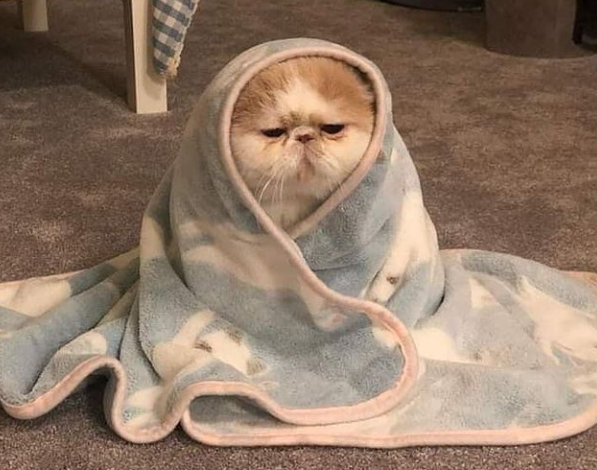
#> input picture lab_02/images_lab/cobija.PNG, 597 x 470 px, found by its file name
$ jupyter execute --allow-errors lab2_LZ.ipynb   (shell and % lines are left out)
#> lines starting #> are read from the running program, lines starting #| are printed output that depends on the picture
<h1><center>Laboratorio 2: Imagenes 📷</center></h1>

<center><strong>MDS7202: Laboratorio de Programación Científica para Ciencia de Datos</strong></center>

### Cuerpo Docente:

- Profesor: Pablo Badilla
- Auxiliar: Ignacio Meza D.
- Ayudante: Patricio Ortiz

### Equipo: SUPER IMPORTANTE - notebooks sin nombre no serán revisados

- Nombre de alumno 1: Luis Zamorano R.
- Nombre de alumno 2:

### **Link de repositorio de GitHub:** `https://github.com/luiszamoranor/lab_prog/lab2/lab2.git`

> Indented block

### Reglas:

- Fecha de entrega: 24 de septiembre (atrasos hasta el 27 de septiembre, 1 pto de descuento por día)
- **Grupos de 2 personas**
- **Ausentes** deberán realizar la actividad solos.
- Cualquier duda fuera del horario de clases al foro. Mensajes al equipo docente serán respondidos por este medio.
- Prohibidas las copias.
- Pueden usar cualquer matrial del curso que estimen conveniente.

### Temas a tratar:

- Programación Orientada a Objetos.
- Programación Funcional.
- `Numpy` para manejo de datos en arreglos/tensores.

### Objetivos principales del laboratorio

- Aplicar los paradigmas y buenas prácticas de programación vistas hasta este momento.
- Comprender y aprovechar las ventajas que nos ofrece la liberia `numpy` con respecto a trabajar en Python 'puro'.
- Visualizar aplicaciones de filtros de imágenes sin el uso de librerías.
- Verificar que el uso indiscriminado de `for` puede afectar en la eficiencia en al procesar datos masivos.

El laboratorio deberá ser desarrollado **sin el uso indiscriminado de iteradores nativos de python (aka "for", "while")**. La idea es que aprendan a exprimir al máximo las funciones optimizadas que nos entrega `numpy`, las cuales vale mencionar, son bastante más eficientes que los iteradores nativos sobre arreglos.

El lab estará basado en algunos conceptos básicos de procesamiento de imágenes, por lo que te iremos guiando, paso a paso por cada uno de los tópicos a desarrollar.

## Descripción del laboratorio.

En Data Science son múltiples las aplicaciones que exigen el uso exhaustivo de listas de varias dimensiones. Estas entidad reciben formalmente el nombre de **arreglos o tensores**.

Pensemos en que queremos almacenar objetos en un casillero común y corriente: podemos pensar que este puede ser representado por una matriz de dos dimensiones: alto y ancho. ¿Que sucederá si este casillero nos queda pequeño y queremos guardar más información del mismo tipo?: La solución es simple es agregar otro casillero. Esto puede ser pensado como el aumento de la dimensión de nuestro objeto, pasando a ser ahora (alto, ancho, id casillero). Esto no es otra cosa que un **tensor de 3 dimensiones**.

<br>
<center>

</center>
<br>

### ¿Bueno y que tiene que ver todo esto con las imágenes?

Una imagen es una representación visual de una matriz que contiene de números que describen intensidades de color (llamados píxeles). Esto visto desde la perspectiva de una imagen en blanco y negro, vendria siendo una matriz que reune las diferentes intensidades de los pixeles desde 0 a 255.

<br>
<center>

</center>
<br>

Cuando las imágenes poseen colores, las imágenes vendrían siendo "sin querer queriendo", una bella representación de lo que es un tensor: estas pueden ser representadas por un tensor de 3 dimensiones que les dan el *ancho, alto y el canal*, en donde son alojados los colores de la imagen.

<br>
<center>

</center>
<br>

Como pueden ver, la imagen puede ser interpretada como un tensor de tres dimensiones(un ancho, un alto y la intensidad de cada color) en el a cada posición $(i,j)$ de la imagen, le asociaremos 3 intensidades de colores RGB (Rojo, Verde y Azul). Estas intensidades irán desde el $0$ al $255$. La combinación de estos 3 canales nos permitirá representar gran parte de los colores que encontramos en la naturaleza.

**Instalar paquetes: Si están usando conda**

[cell 1]
#import sys

**Instalar paquetes: Si están usando pip**

[cell 2]
import sys

#!{sys.executable} -m pip install pillow plotly imageio

**En caso de trabajar con colab:**

[cell 3]
!cd drive/MyDrive/Colab\ Notebooks/lab_02/

[cell 4]
try:
    from google.colab import drive

    drive.mount("/content/drive")
    path = "/content/drive/MyDrive/Colab Notebooks/lab_02/"
except:
    print('Ignorando conexión drive-colab')

[cell 5]
# En este lab usaremos adicionalmente pillow, una estupenda librería
# para manejar imágenes.
# https://pillow.readthedocs.io/en/stable/

from PIL import Image
import numpy as np
import plotly.express as px
dir_images = path + "images_lab/"
foto = np.array(Image.open(dir_images+"cobija.PNG").convert("RGB"))

# Solo para ejemplificar, usaremos plotly (NO USARLO EN LO QUE QUEDA DEL LAB).
# Pero en el restro del laboratorio, matplotlib debe ser usado

fig = px.imshow(foto)
fig.show()

Luego, llamando la variable donde alojamos el array podemos ver los valores que componen a esta imagen.

[cell 6]
print(f'Número de dimensiones: {foto.ndim}')
#| Número de dimensiones: 3
print(f'Número de elementos por dimensión: {foto.shape}')
#| Número de elementos por dimensión: (470, 597, 3)

Finalmente visualizamos de forma aleatoria los pixeles de cada canal para mostrar sus intensidades.

[cell 7]
print(f"Ejemplo de pixel (10, 200) en el canal 0 - Red: {foto[10, 200, 0]}")
#| Ejemplo de pixel (10, 200) en el canal 0 - Red: 97
print(f"Ejemplo de pixel (10, 200) en el canal 1- Green: {foto[10, 200, 1]}")
#| Ejemplo de pixel (10, 200) en el canal 1- Green: 70
print(f"Ejemplo de pixel (10, 200) en el canal 2- Blue: {foto[10, 200, 2]}")
#| Ejemplo de pixel (10, 200) en el canal 2- Blue: 48

Con lo anterior, suponiendo que la imagen del "gatito" tiene una altura igual a 600 y un ancho de 400, el tensor $G$ que representa a la imagen vendrá dado por $G[600, 400, 3]$.

### Videos

Luego, si queremos complejizar aún mas esto y queremos tener tensores que agrupen un conjunto de imágenes (de igual tamaño) tendremos lo siguiente:

<br>
<center>

</center>
<br>

Este conjunto de imágenes nos generará la necesidad de producir una nueva dimensión, esto producto que las dimensiones son los espacios donde alojamos la información, por esto al conjunto de imágenes le agregaremos una dimensión que identifica cada una de las imágenes del conjunto, quedando representada por el tensor $G[0:n_d, 600, 400, 3]$. Por lo general, cuando tenemos imágenes con dimensionalidad 4 es porque se tratan de videos, o sea una secuencia de imágenes; el caso se complejiza aún más cuando agregamos sonido y esto se va a las pailas.

<blockquote>Dato:
La representación que posee cada una de las dimensiones puede cambiar dependiendo de la librería utilizada, en pytorch por ejemplo las dimensiones de una imagen vienen dadas por [batch, canales, alto, ancho] y no [batch, alto, ancho, canales] como en numpy.
</blockquote>

### ¿Ya, pero esto tiene aplicaciones más allá de guardar información en casilleros?

Para el caso de imágenes podemos encontrar múltiples aplicaciones con la manipulación de los tensores y operando matemáticamente con ellos. Algunas de las aplicaciones más conocidas (y que aplicaremos) son las siguientes:

- **Obtener el negativo de una imagen**: Consiste en obtener el color complementario de una imagen, para esto debemos restar la imagen con la máxima intensidad que podemos encontrar en una imagen (o sea 255).


- **Pasar a escala de grises una imagen**: Los valores RGB se convierten a escala de grises mediante la fórmula NTSC:

    $$ imagen\_gris = 0.299 * Rojo + 0.587 * Verde + 0.114 * Azul $$

    Esta fórmula representa la percepción relativa de la persona promedio del brillo de la luz roja, verde y azul.


- **Mejora de contraste**: Son múltiples las técnicas que nos permiten mejorar el contraste de una imagen, pero, una técnica simple para modificar los contrastes consta en obtener un factor de corrección llamado F en base al contraste deseado (C). Luego, es aplicado en la diferencia entre la imagen y 128. De esta forma obtenemos R, que es la imagen con la mejora de contraste deseada.

    $$ F=259*(C+255)/(255*(259-C)) $$
    $$ R=F*(img-128)+128 $$


- **Convolución**: Consiste en recorrer una imagen por cada uno de sus canales utilizando una matriz que lleva por nombre Kernel. El kernel, examinará los conjuntos de pixeles que recorre, aplicando una multiplicación de los valores circundantes ,y sumando todos los valores generados de este producto para generar un nuevo pixel en el tensor de salida.

---

# Desarrollo

En base a lo explicado y visto en clases, a continuación, deben construir cada uno de los programas solicitados en las actividades señaladas más abajo. Estás, deben ser desarrollados de forma grupal (**2 personas por grupo**) y, la solución no debe ser compartida con personas externas al grupo; si se detecta que dos grupos entregan el mismo trabajo, será considerado plagio y se tomaran medidas al respecto.

## 2. Creación de Clases y Funciones.

#### Importamos librerias utiles 😸

[cell 8]
# Libreria Core del lab.
import numpy as np
from pathlib import Path

# Librerias para graficar
import matplotlib.pyplot as plt

# Nota: Utilizar solo matplot para este lab. NO USAR PLOTLY,
# ya que tiene problemas de compatibilidad con imagenes

# Funcionalidades dependientes del Sistema Operativo.
import os

# Librerias utiles para cargar y generar Gifs
import imageio
from PIL import Image
from scipy.signal import convolve2d

### 2.1. Carga de imagenes y visualización

Descomprima el archivo "images_lab.zip" en algún directorio de su computador o plataforma, observen las imágenes y clasifíquenlas a su gusto, para luego en un diccionario cargar y agrupar las diferentes imágenes (no cree mas de tres llaves).

Hecho esto, visualize dos imágenes y verifique la dimensionalidad de estas imágenes con el comando *.shape*. Comente la dimensionalidad de las imágenes.

### Carga de imagenes en diccionarios

Las siguientes celdas de código le permitirá cargar las imágenes que utilizaremos durante este laboratorio.

La primera celda implementa la función `from_jpg`, la cual, dado una ruta, carga una imágen:

[cell 9]
def from_jpg(path):
    ruta = Path(path)
    image = np.array(Image.open(ruta), dtype='int')
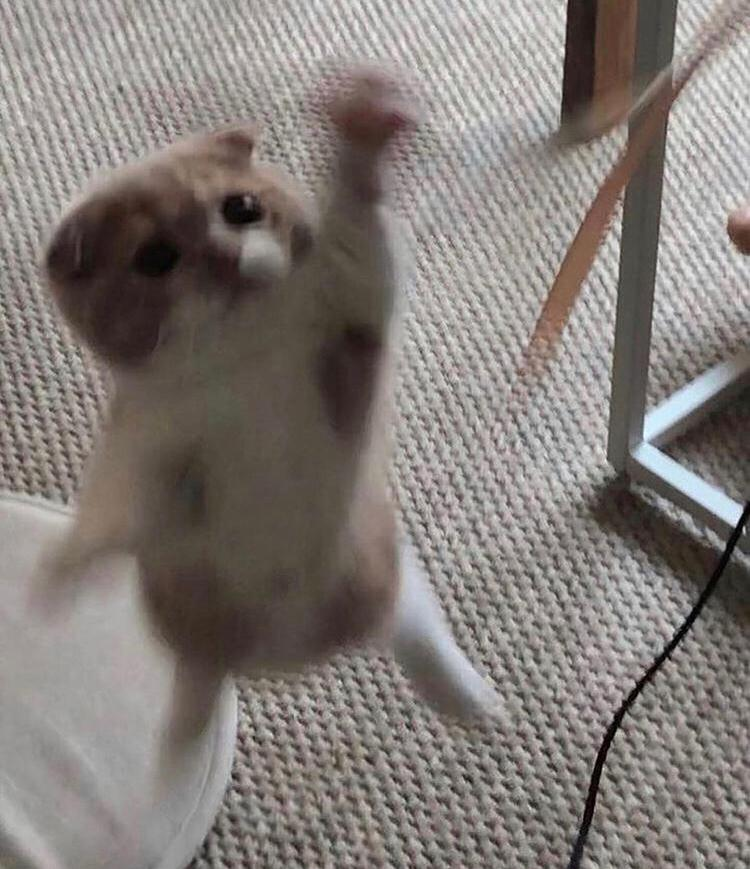
#> input picture lab_02/images_lab/gato1.jpg, 750 x 869 px, found by its file name
    return image

La segunda celda carga las imágenes y las guarda en un diccionario.

#> (a cell that did not finish here is left out)

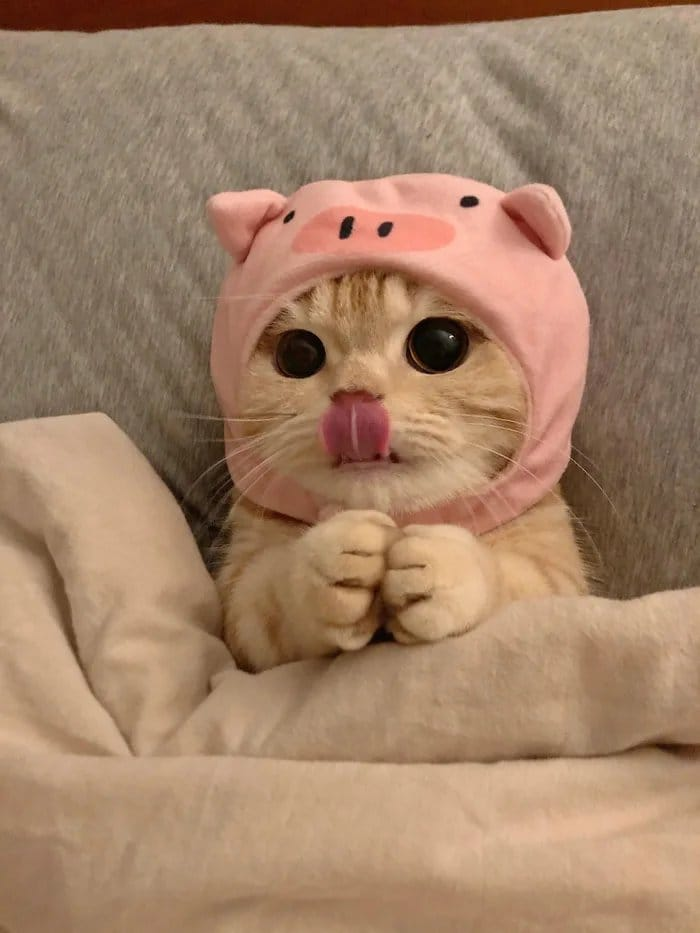
#> input picture lab_02/images_lab/gato2.jpg, 700 x 933 px, found by its file name
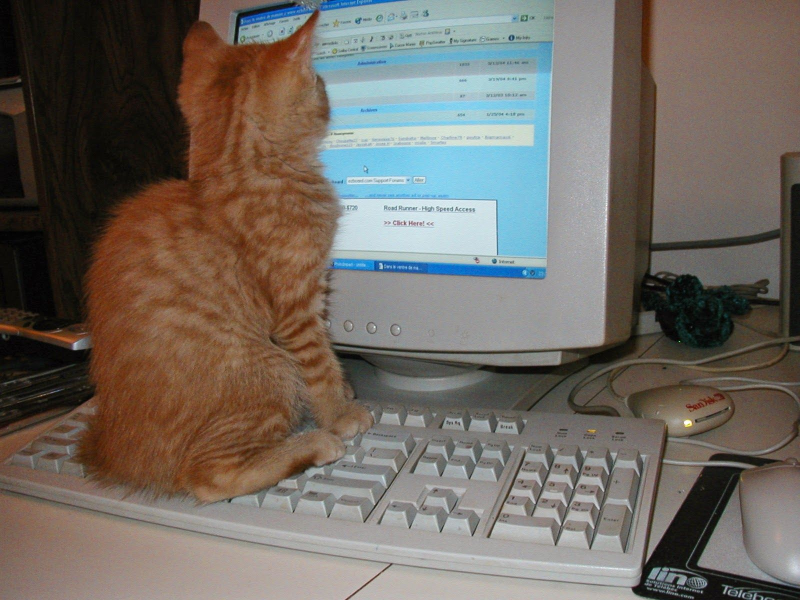
#> input picture lab_02/images_lab/gato4.jpg, 1600 x 1200 px, found by its file name (shown at 1/2 size)

### Plot de imagenes
A continuación, utilice la función `def show(imagen)` (definida más abajo) para explorar las imágenes cargadas en la celda anterior.

**Respuesta Esperada**:

[cell 11]
# [5 lines left out: function show, not called in this run]

#> (a cell that did not finish here is left out)

### 2.2 Clase imagenes [2 puntos].

Ahora que sabemos cómo plotear y cargar una imagen, cree una clase llamada "Imagen" la que cumpla las siguientes características:

- [X] Un constructor que tome como argumento una imagen y que lo guarde como un atributo. `__init__` debe comprobar que la imagen es un arreglo de numpy (con `isinstance`) y adicionalmente que este tiene 3 dimensiones. En caso contrario, debe levantar excepciones con mensajes correspondientes al error detectado (ustedes definen el mensaje).
- [X] Implemente el método `show()` que muestre la imagen usando la función `plt.show()`.
- [X] Implemente el método `info()` que retorna un string con las dimensiones de la imagen.
- [X] Sobrecargue el método mágico `__mul__`, `__add__` y `__sub__` para realizar operaciones matemáticas entre el objeto y arrays, int o floats. Realice la función pensando que la operación se puede aplicar tanto para izquierda y derecha. Como estamos trabajando con imágenes los outputs deben ser enteros, por esto se le aconseja utilizar `.astype(int)` para transformar los arrays de salida a un formato legible por matplotlib.
- [X] Es importante que para las operaciones `__add__` y `__sub__` implementen una saturación de las imágenes. Es decir, la suma o resta deben dar como valor máximo 255 y/o como valor mínimos mayores o iguales a 0.
- [X] Para el caso de `__mul__` deben implementar un método que nos permita saturar las imágenes (es decir que los valores del array no sobrepasen 255) y también no nos permita obtener valores inferiores a cero.

Implementadas los métodos, compruebe que la funcionalidad es la correcta mediante la ejecución de los asserts incluidos un par de celdas más abajo.

> **Notas:**
- Pueden reutilizar el código implementado en las celdas anteriores para implementar los métodos `show` e `info` . Sin embargo, No invoquen directamente esas funciones.
- La idea es que la imagen contenida en la clase sea inmutable, por ende, todos los metodos que modifiquen la imagen contenida en el objeto deberan retornar un nuevo objeto de la clase `Imagen` que contenga la imagen modificada.

[cell 13]
class Imagen:
    """Clase contenedora de imágenes"""

    # [145 lines left out: functions __init__, show, info, __add__, __radd__, __sub__ and 3 more, not called in this run]

**Resultados esperados:**

#> (a cell that did not finish here is left out)

#> (a cell that did not finish here is left out)

#> (a cell that did not finish here is left out)

### 2.3 Clase de Procesamiento de Imagenes [2 puntos]

Ahora que comprenden las diferentes dimensiones que componen a una imagen (en la práctica), ahora realizaremos diferentes tareas de procesamiento de imágenes. Para esto, deben crear una clase llamada "`LibImagen`" que cumpla los siguientes requisitos:

- [X] Pasar una imagen a escala de grises, para esto utilice la ecuación (1) expuesta en este mismo notebook.
- [X] Obtener los canales R, G y B de forma individual.
- [X] Crear una función que pase a negativo de la imagen alojada.
- [X] Mejorar el contraste de una imagen.
- [X] Realizar una convolución sobre la imagen.
- [X] Documentar la clase creada y verificar la documentación con el comando help().

> **Nota 🗒️**: Todo método debe tomar una Imagen y retornar una nueva Imagen.

[cell 17]
class LibImagen():

    # [143 lines left out: functions to_negative, to_gray, get_channel, set_contrast, conv_channel, not called in this run]

[cell 18]
help(LibImagen.set_contrast)

### 2.4 Probar [0,5 puntos]

**Respuesta Esperada**:

#> (a cell that did not finish here is left out)

**Comente:**

```
Comentar la convolución?.
Es una función que recorre de izquierda a derecha y de arriba a abajo, y va realizando una convolución. Dependiendo del Kernel esta puede dar distintos resultados, como se puede ver más abajo.
```

#### Implementar 5 Kernels y probarlos con las imagenes

Referencia:
https://en.wikipedia.org/wiki/Kernel_(image_processing)

[cell 20]
# Convolución
kernel_1 = np.array([[-1,0,1],
                     [-1,0,1],
                     [-1,0,1]])
kernel_2 = np.array([[1,1,1],
                     [1,1,1],
                     [1,1,1]])*1/9.
kernel_3 = np.array([[0,0,0,0,0],
                     [0,-2,1,-2,0],
                     [0,1,5,1,0],
                     [0,-2,1,-2,0],
                     [0,0,0,0,0]])
kernel_4 = np.array([[0,0,1,0,0],
                     [0,0,1,0,0],
                     [1,1,-8,1,1],
                     [0,0,1,0,0],
                     [0,0,1,0,0]])
kernel_5 = np.array([[-2,-1,0],
                     [-1,1,1],
                     [0,1,2]])
#> (the rest of this cell did not finish here and is left out)

## 3. Secuencias y Detección de Movimiento

### 3.2. Secuencia de Imagenes [1,5 punto]

A continuación, deben programar una función que nos permite resaltar los objetos en movimientos de una secuencia de imágenes. Para esta parte del laboratorio, deberá utilizar las imágenes dispuestas en la carpeta `secuencia_plaza` del archivo zip subido a material docente.

Primero que todo, cargue la secuencia de imágenes que se encuentran en el directorio. Para esto, se recomienda utilizar el comando `os.listdir(dir)`, ya que este le facilitará la carga de un gran número de imágenes (pruebe el comando y vea que sucede).

[cell 21]
ruta= path + "secuencia_plaza/"
img_names = os.listdir(ruta)

imagenes = np.array(list(map(lambda img: np.array(Image.open(ruta + img)), img_names)))
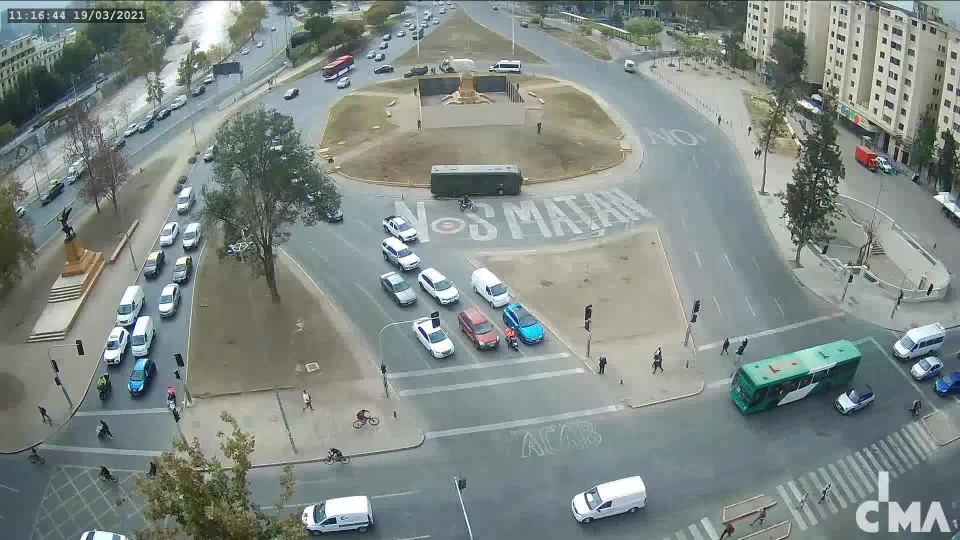
#> input picture lab_02/secuencia_plaza/ezgif-frame-001.jpg, 1920 x 1080 px, found by its file name (shown at 1/2 size)

Para realizar este ejercicio utilizaremos un método super básico para la eliminación de fondo. Para esto sigue la siguiente receta:
 1. Pase a escala de grises todas las imágenes secuenciales.
 2. Almacene en una variable la resta de las imágenes consecutivas.

   $$ imagen\_out = imagen(t) - imagen(t+1) $$

 3. Establezca un umbral para eliminar algunos artefactos. Pruebe con al menos 3 umbrales.

$$ imagen\_out = imagen\_out> Umbral $$

**Nota**: No es necesario que construya una clase para esta parte.

[cell 22]
imagenes.shape[0]
#> Out = 1

[cell 23]
def dect_mov(sec_img, umbral=30):
#> called with sec_img = array of shape (1, 1080, 1920, 3), umbral = 30
    tup= sec_img.shape
#> tup = (1, 1080, 1920, 3)
    tup_new = (tup[0] -1 , tup[1], tup[2], tup[3])
#> tup_new = (0, 1080, 1920, 3)
    #creo una arreglo de resultado
    #(es lo que me resulto mejor para manejar la memoria)
    image_out = np.zeros(tup_new,dtype=int)
#> image_out = empty array

    for i in range(sec_img.shape[0]):
        # 1. Paso a gris
        BAndW = (  0.299 * sec_img[i,:,:,0]
                + 0.587 * sec_img[i,:,:,1]
                + 0.114 * sec_img[i,:,:,2])
        BAndW[BAndW>255] = 255
        BAndW[BAndW<0] = 0
        BAndW = BAndW.astype(int)
        # 2. genero la resta y aplico el umbral
        if i==0:
            BAndW_anterior = BAndW
        else:
            resta = BAndW - BAndW_anterior
            resta[(resta <= umbral)] = 0
            resta = resta.astype(int)
       # 3. guardo cada frame en el arreglo de resultado
            image_out [i-1,:,:,0] = resta
            image_out [i-1,:,:,1] = resta
            image_out [i-1,:,:,2] = resta
            BAndW_anterior = BAndW
#> this loop made 1 pass
#> pass 1, in dect_mov, `BAndW = (  0.299 * sec_img[i,:,:,0] + 0.587 * sec_img[i,:,:,1] + 0.114..`:
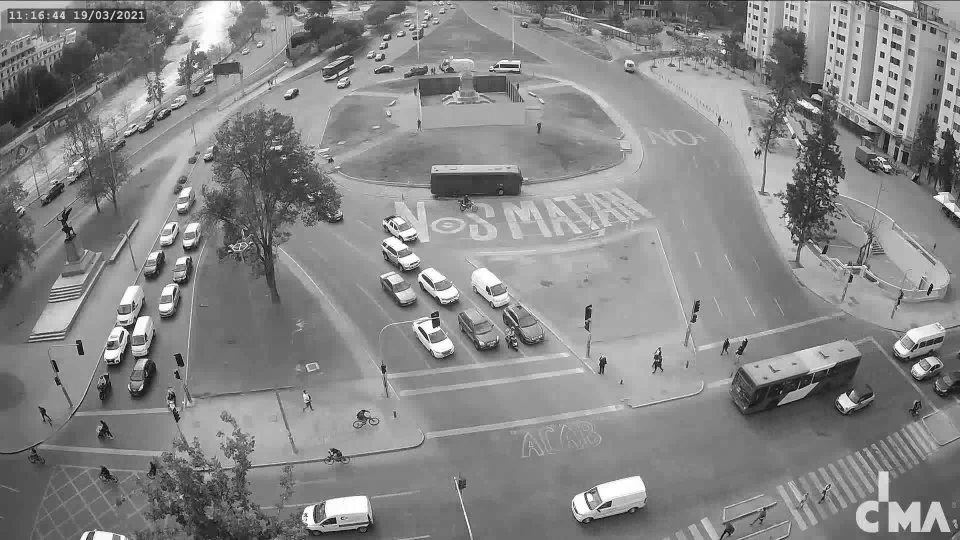
#> BAndW: shape (1080, 1920) float64 (shown at 1/2 size); min 0, max 255, mean 135

    return  image_out
